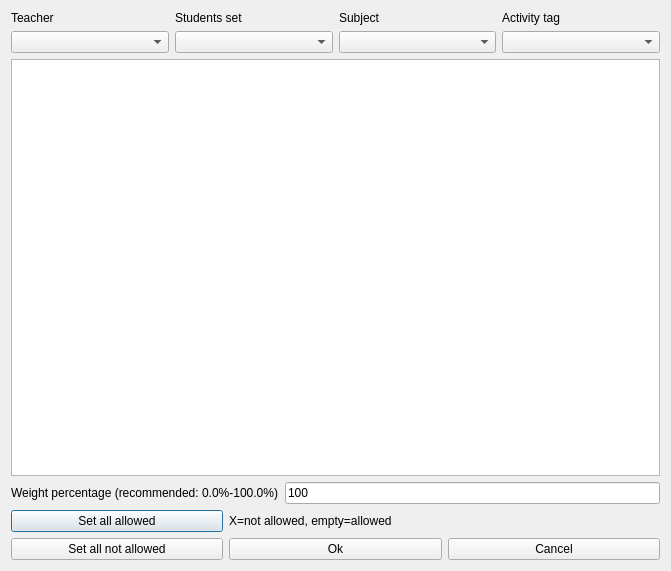
<?xml version="1.0" encoding="UTF-8"?>
<ui version="4.0">
 <class>ModifyConstraintActivitiesPreferredStartingTimesForm_template</class>
 <widget class="QDialog" name="ModifyConstraintActivitiesPreferredStartingTimesForm_template">
  <property name="geometry">
   <rect>
    <x>0</x>
    <y>0</y>
    <width>671</width>
    <height>571</height>
   </rect>
  </property>
  <property name="windowTitle">
   <string extracomment="This is the title of the dialog to modify a constraint of this type">Modify activities preferred starting times</string>
  </property>
  <layout class="QGridLayout" name="gridLayout_2">
   <item row="0" column="0">
    <layout class="QGridLayout" name="filterGridLayout">
     <item row="1" column="0">
      <widget class="QComboBox" name="teachersComboBox"/>
     </item>
     <item row="1" column="3">
      <widget class="QComboBox" name="activityTagsComboBox"/>
     </item>
     <item row="1" column="2">
      <widget class="QComboBox" name="subjectsComboBox"/>
     </item>
     <item row="0" column="3">
      <widget class="QLabel" name="activityTagsTextLabel">
       <property name="text">
        <string>Activity tag</string>
       </property>
       <property name="wordWrap">
        <bool>false</bool>
       </property>
      </widget>
     </item>
     <item row="0" column="0">
      <widget class="QLabel" name="teachersTextLabel">
       <property name="text">
        <string>Teacher</string>
       </property>
       <property name="wordWrap">
        <bool>false</bool>
       </property>
      </widget>
     </item>
     <item row="1" column="1">
      <widget class="QComboBox" name="studentsComboBox"/>
     </item>
     <item row="0" column="1">
      <widget class="QLabel" name="studentsTextLabel">
       <property name="text">
        <string>Students set</string>
       </property>
       <property name="wordWrap">
        <bool>false</bool>
       </property>
      </widget>
     </item>
     <item row="0" column="2">
      <widget class="QLabel" name="subjectsTextLabel">
       <property name="text">
        <string>Subject</string>
       </property>
       <property name="wordWrap">
        <bool>false</bool>
       </property>
      </widget>
     </item>
    </layout>
   </item>
   <item row="1" column="0">
    <widget class="QTableWidget" name="preferredTimesTable"/>
   </item>
   <item row="2" column="0">
    <layout class="QHBoxLayout" name="weightBoxLayout">
     <item>
      <widget class="QLabel" name="weightTextLabel">
       <property name="frameShape">
        <enum>QFrame::NoFrame</enum>
       </property>
       <property name="frameShadow">
        <enum>QFrame::Plain</enum>
       </property>
       <property name="text">
        <string>Weight percentage (recommended: 0.0%-100.0%)</string>
       </property>
       <property name="wordWrap">
        <bool>false</bool>
       </property>
      </widget>
     </item>
     <item>
      <widget class="QLineEdit" name="weightLineEdit">
       <property name="text">
        <string>100</string>
       </property>
      </widget>
     </item>
    </layout>
   </item>
   <item row="3" column="0">
    <layout class="QGridLayout" name="buttonsGridLayout">
     <item row="0" column="0">
      <widget class="QPushButton" name="setAllAllowedPushButton">
       <property name="text">
        <string>Set all allowed</string>
       </property>
      </widget>
     </item>
     <item row="0" column="1" colspan="2">
      <widget class="QLabel" name="label">
       <property name="text">
        <string extracomment="This is an explanation in a dialog for a constraint. It says that symbol X means that this slot is not allowed, and an empty cell means that the slot is allowed">X=not allowed, empty=allowed</string>
       </property>
      </widget>
     </item>
     <item row="1" column="0">
      <widget class="QPushButton" name="setAllNotAllowedPushButton">
       <property name="text">
        <string>Set all not allowed</string>
       </property>
      </widget>
     </item>
     <item row="1" column="1">
      <widget class="QPushButton" name="okPushButton">
       <property name="text">
        <string>Ok</string>
       </property>
      </widget>
     </item>
     <item row="1" column="2">
      <widget class="QPushButton" name="cancelPushButton">
       <property name="text">
        <string>Cancel</string>
       </property>
      </widget>
     </item>
    </layout>
   </item>
  </layout>
 </widget>
 <layoutdefault spacing="6" margin="11"/>
 <tabstops>
  <tabstop>teachersComboBox</tabstop>
  <tabstop>studentsComboBox</tabstop>
  <tabstop>subjectsComboBox</tabstop>
  <tabstop>activityTagsComboBox</tabstop>
  <tabstop>weightLineEdit</tabstop>
  <tabstop>okPushButton</tabstop>
  <tabstop>cancelPushButton</tabstop>
  <tabstop>setAllAllowedPushButton</tabstop>
  <tabstop>setAllNotAllowedPushButton</tabstop>
 </tabstops>
 <resources/>
 <connections/>
</ui>
